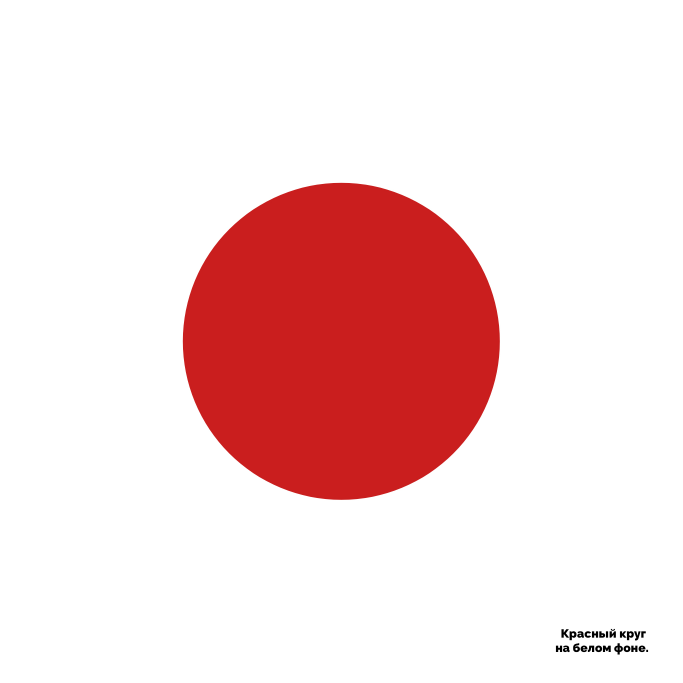
#> input picture Danil_K/lab_2/images/test.jpg, 2048 x 2048 px, given in place of the camera (shown at 1/3 size)
$ python task_5.py
#> lines starting #> are read from the running program, lines starting #| are printed output that depends on the picture; after the words box and inside, x2 and y2 are one past the last pixel; in counts of white or black regions, pixels touching at a corner belong together
import cv2
import numpy as np
from cv2 import VideoCapture

lower_red1 = np.array([0, 50, 50])
upper_red1 = np.array([10, 255, 255])
lower_red2 = np.array([170, 50, 50])
upper_red2 = np.array([180, 255, 255])

capture = VideoCapture(0) # получаем доступ к веб камере

while True:
    rate, frame = capture.read() # считываем frame
#> frame is the input picture: shape (2048, 2048, 3); mean B, G, R 216.5, 216.5, 245.6
    if not rate: # если закончились frame
        break
    hsv_frame = cv2.cvtColor(frame, cv2.COLOR_BGR2HSV) # переводим frame в hsv формат
#> hsv_frame: shape (2048, 2048, 3); mean H, S, V 0.2, 36.7, 245.6
    mask_1 = cv2.inRange(hsv_frame, lower_red1, upper_red1) # строим маску по первому диапазону красного
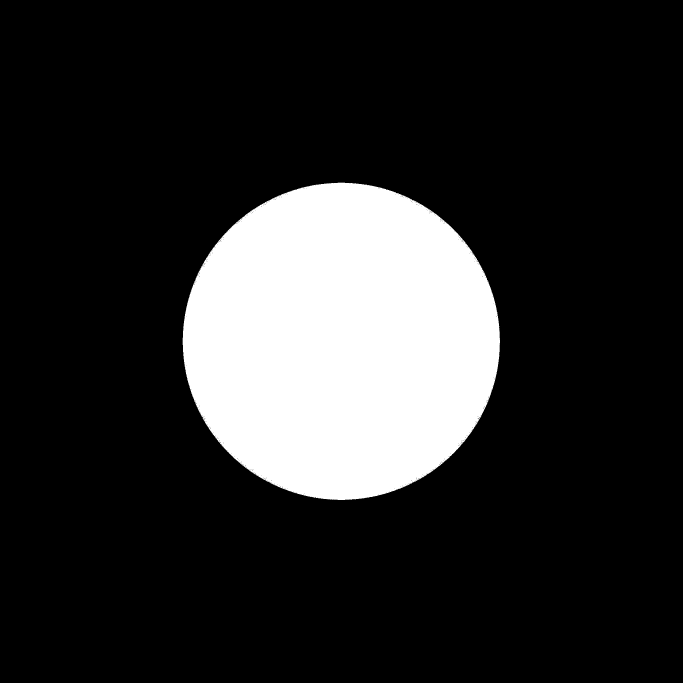
#> mask_1: shape (2048, 2048) (shown at 1/3 size); 16.9% white; 1 white region, box (x1, y1, x2, y2) and area: (548, 548, 1500, 1500) 709705
    mask_2 = cv2.inRange(hsv_frame, lower_red2, upper_red2) # строим маску по второму диапазону красного
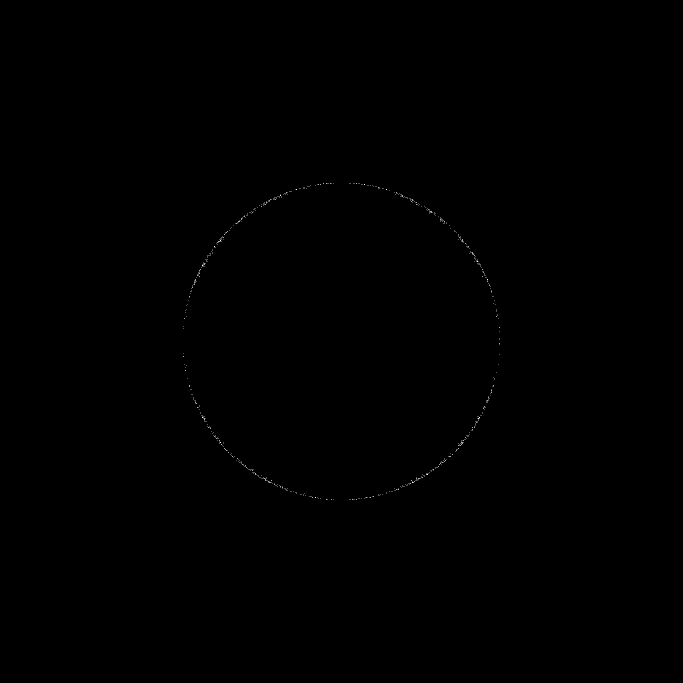
#> mask_2: shape (2048, 2048) (shown at 1/3 size); 0.02% white in thin lines or dots, all inside (x1, y1, x2, y2) = (550, 549, 1500, 1499)

    mask = cv2.bitwise_or(mask_1, mask_2) # объединяем маски
#> mask: shape (2048, 2048); 16.9% white; 1 white region, box (x1, y1, x2, y2) and area: (548, 548, 1500, 1500) 710706
    karlen = np.ones((5, 5), np.uint8) # задаём эррозию для маски с итерацией 3
    erode_mask = cv2.erode(mask, karlen, iterations=1) # используем операцию эррозии на маску
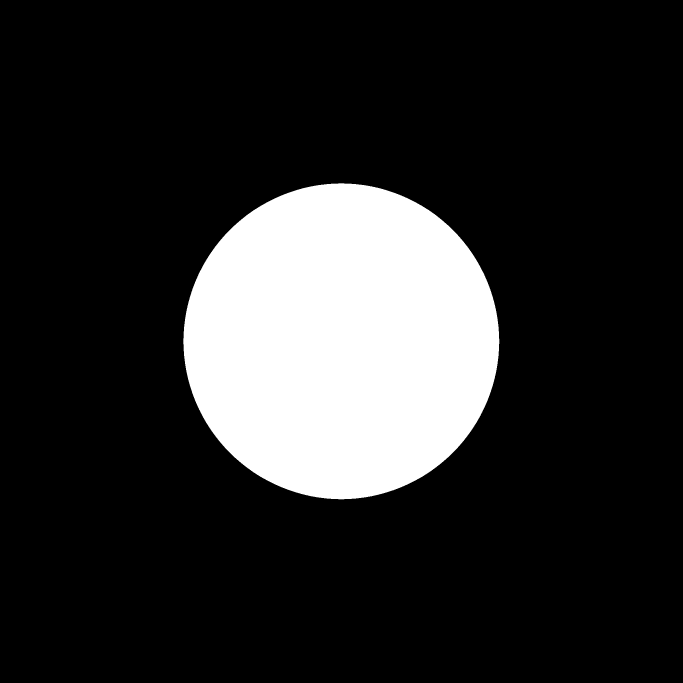
#> erode_mask: shape (2048, 2048) (shown at 1/3 size); 16.8% white; 1 white region, box (x1, y1, x2, y2) and area: (550, 550, 1498, 1498) 703106
    dilate_mask = cv2.dilate(mask, karlen, iterations=1) # используем операцию расширения на маску
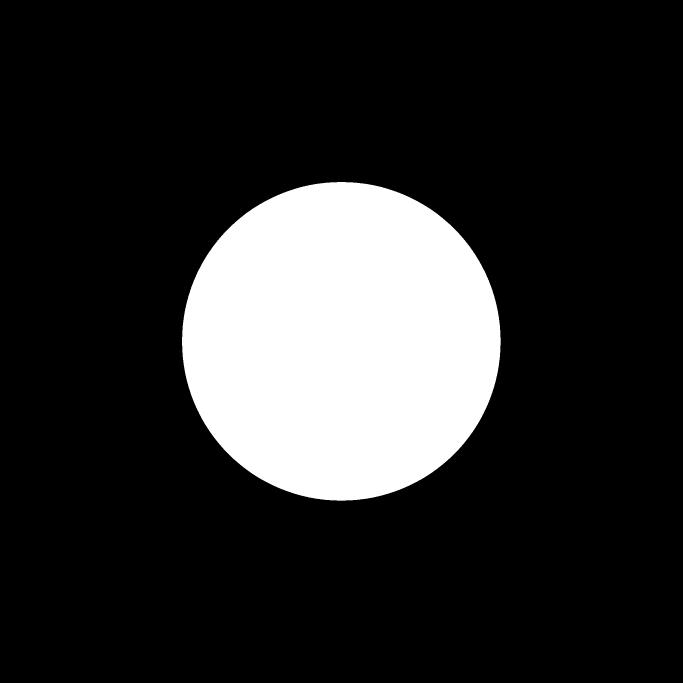
#> dilate_mask: shape (2048, 2048) (shown at 1/3 size); 17.1% white; 1 white region, box (x1, y1, x2, y2) and area: (546, 546, 1502, 1502) 718338
    moment = cv2.moments(dilate_mask, True) # получаем момент изображения
#> moment = moments, m00 718338, centre m10/m00, m01/m00 = (1023.5, 1023.5)
    dm10 = moment["m10"] # получаем кол-во пикселей по x
#> dm10 = 735214415
    dm01 = moment["m01"] # получаем кол-во пиксерей по y
#> dm01 = 735210753
    dm00 = moment["m00"] # получаем общее кол-во белых пикселей
#> dm00 = 718338
    if dm00 != 0: # провеяем что кол-во пикселй не равны из фильма
        x = dm10 // dm00 # получаем центр по x
#> x = 1023
        y = dm01 // dm00 # получаем центр по y
#> y = 1023
        p1 = (int(x + int(dm00 // 225 * 0.5)), int(y + int(dm00 // 255 * 0.5))) # получаем точку верхнего угла изображения
#> p1 = (2619, 2431)
        p2 = (int(x - int(dm00 / 225 * 0.5)), int(y - int(dm00 // 255 * 0.5))) # получаем точку нижнего угла изображения
#> p2 = (-573, -385)
        cv2.rectangle(frame, pt1=p1, pt2=p2, color=(0, 0, 0), thickness=1, lineType=cv2.LINE_AA) # строим чёрный прямоугоьник
    cv2.imshow("mask dilate", frame) # отображаем frame
    if cv2.waitKey(1) & 0XFF == ord("q"): # ставим задержку в 1 мс и выход по нажатию клавиши q
#> (key q is pressed here)
        break
